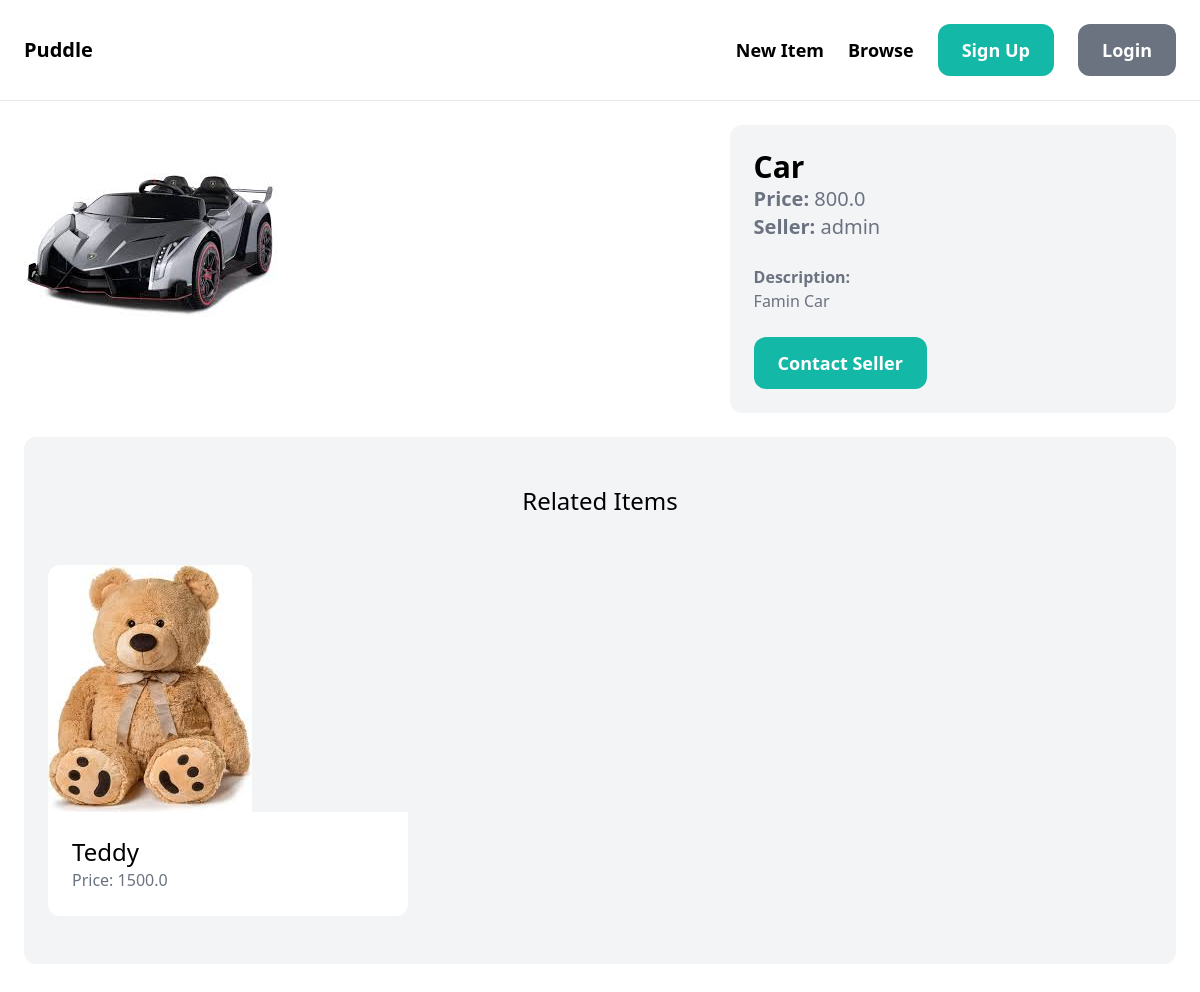
Screenshot of /items/3/ with the database file from the repository.
### item/models.py (models this page shows, shortened)
class Item(models.Model):
    category = models.ForeignKey(
        Category, related_name='items', on_delete=models.CASCADE)
    name = models.CharField(max_length=255)
    description = models.TextField(blank=True, null=True)
    price = models.FloatField()
    is_sold = models.BooleanField(default=False)
    image = models.ImageField(upload_to='items_images/', blank=True, null=True)
    created_by = models.ForeignKey(
        User, related_name='items', on_delete=models.CASCADE)
    created_at = models.DateTimeField(auto_now_add=True)
    class Meta:
        ordering = ('-created_at',)

### item/views.py (the view)
# urls.py: path('<int:pk>/', views.detail, name='detail'),
def detail(request, pk):
    item = get_object_or_404(Item, pk=pk)
    related_items = Item.objects.filter(
        category=item.category, is_sold=False).exclude(pk=pk)[0:3]
    return render(request, 'item/detail.html', {
        'item': item,
        'related_items': related_items,
    })

### item/templates/item/detail.html (shortened to what this page needs)
{% extends 'core/base.html' %}
{% block content %}
<div class="grid grid-cols-5 gap-6">
    <div class="col-span-3">
        {% if item.image %}
        <img src="{{ item.image.url }}" alt="{{ item.name }}" class="rounded-xl">
        {% else %}
        <p>No image available.</p>
        {% endif %}
    </div>
    <div class="col-span-2 p-6 bg-gray-100 rounded-xl">
        <h1 class="text-3xl font-bold">{{ item.name }}</h1>
        <p class="text-xl text-gray-500"><strong>Price: </strong>{{ item.price }}</p>
        <p class="text-xl text-gray-500"><strong>Seller: </strong>{{ item.created_by.username }}</p>
        {% if item.description %}
           <p class="text-gray-500"><strong class="text-gray-500"><br>Description: </strong><br>{{ item.description }}</p>
        {% endif %}
        {% if request.user == item.created_by %}
            <div class="mt-6 p-6 bg-white rounded-xl">
                <p> This is your item. </p>
                <a href="{% url 'item:edit' item.id %}" class="inline-block mt-6 px-6 py-3 text-lg font-semibold bg-teal-500 text-white rounded-xl hover:bg-teal-700">Edit</a>
                <a href="{% url 'item:delete' item.id %}" class="inline-block mt-6 px-6 py-3 text-lg font-semibold bg-red-500 text-white rounded-xl hover:bg-red-700">Delete</a>
            </div>
        {% else %}
            <a href="{% url 'conversation:new' item.id %}"
            class="inline-block mt-6 px-6 py-3 text-lg font-semibold bg-teal-500 text-white rounded-xl hover:bg-teal-700">Contact
            Seller</a>
        {% endif %}
    </div>
</div>
<div class="mt-6 px-6 py-12 bg-gray-100 rounded-xl">
    <h2 class="mb-12 text-2xl text-center">Related Items</h2>
    <div class="grid grid-cols-3 gap-3">
        {% for item in related_items %}
        <div>
            <a href="{% url 'item:detail' item.id %}">
                <div>
                    <img src="{{ item.image.url }}" alt="{{ item.name }}" class="rounded-t-xl">
                </div>
                <div class="p-6 bg-white rounded-b-xl">
                    <h2 class="text-2xl">{{ item.name }}</h2>
                    <p class="text-gray-500">Price: {{ item.price }}</p>
                </div>
            </a>
        </div>
        {% endfor %}
    </div>
</div>
{% endblock %}

### rows the page displays
Item: image (picture), name "Car", price "800.0", created_by.username "admin", description "Famin Car"
Item: image (picture), name "Teddy", price "1500.0"
